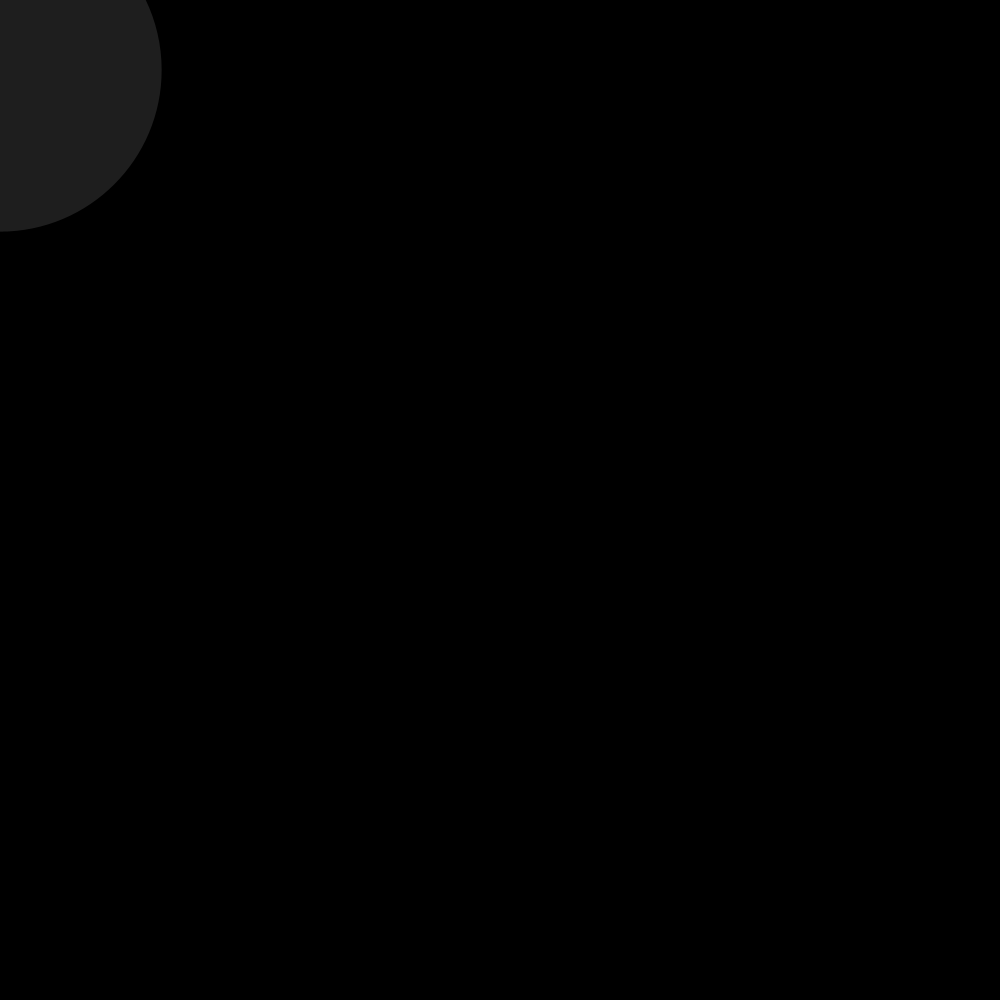
Frame 1 (no input)
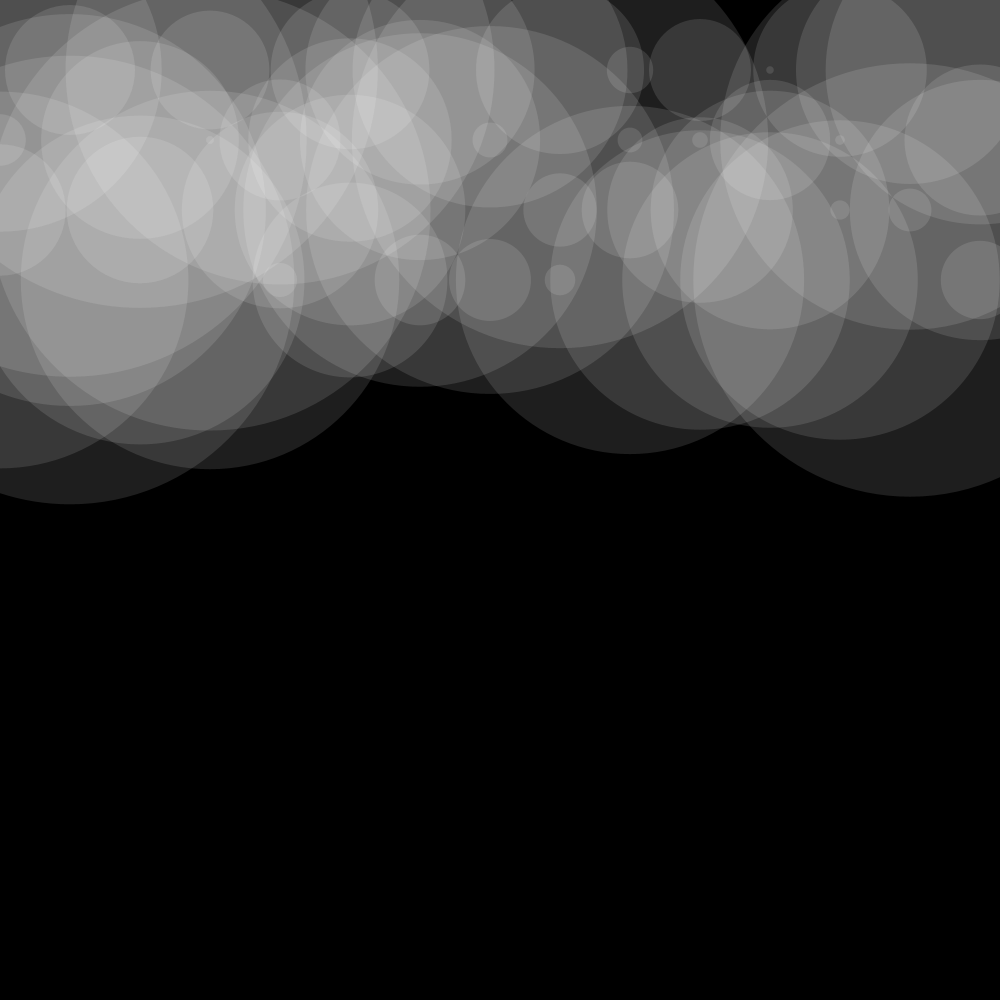
Frame 60 (the mouse pressed at the canvas centre just before this capture)
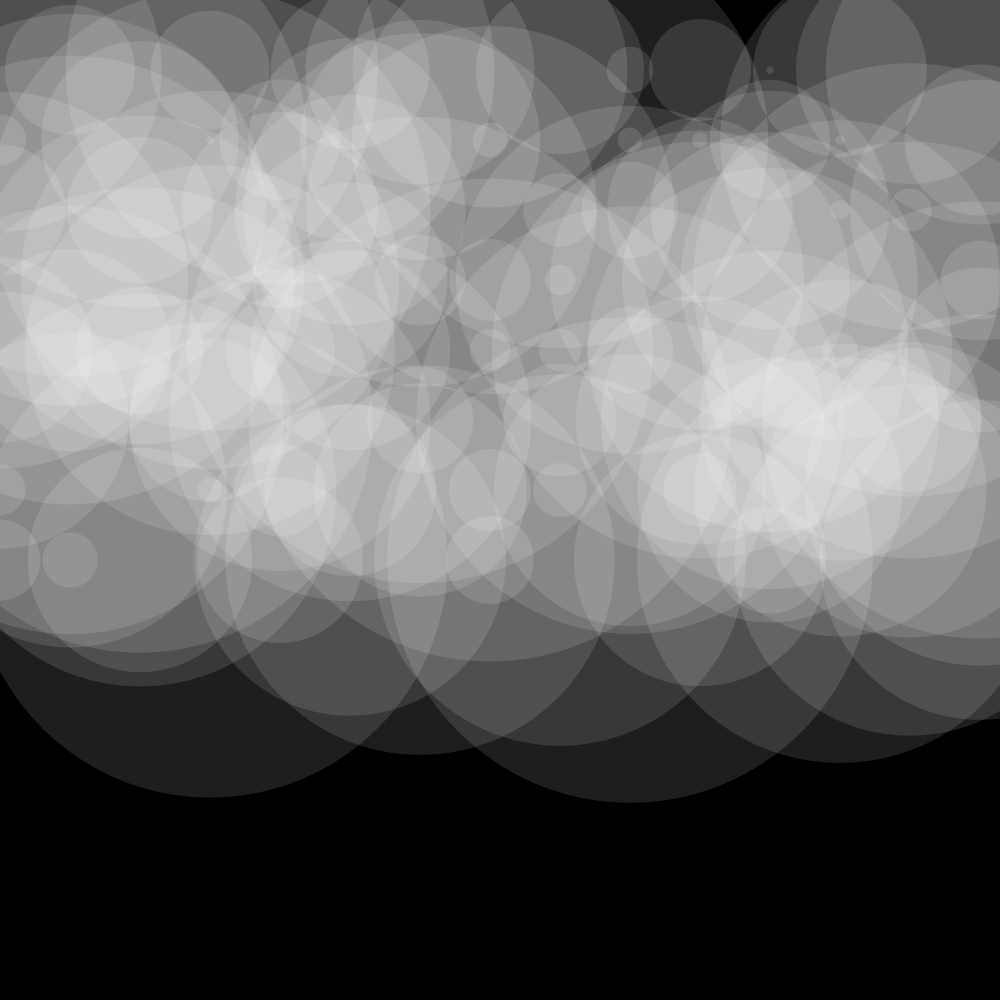
Frame 120 (the mouse held since frame 60 and released just before this capture)

The Processing sketch that drew these frames (run headless with seeded random() and noise(); from frame 60 on, the mouse is pressed at the canvas centre):

// Processing sketch: bono_5_2
// ── bono_5_2.pde
int x = 0;
int y = 70;

float radio; 

void setup () {
  size (1000,1000);
  background (0);
  noStroke();
  frameRate(10);
}

void draw () {
  // un numero provisional que representa una onda de sonido 
  float numAleatorio= random(0,1);
  radio = (numAleatorio * width/2);
  
  //controlar el dibujo en el eje horizontal
  if(y < height) {
    fill (255, 30);
  ellipse (x, y, radio, radio);
  x = x + 70;
  
  //controlar el dibujo en el eje vertical
  if(x > width) {
    x = 0;
    y = y + 70;
  }
}
}
